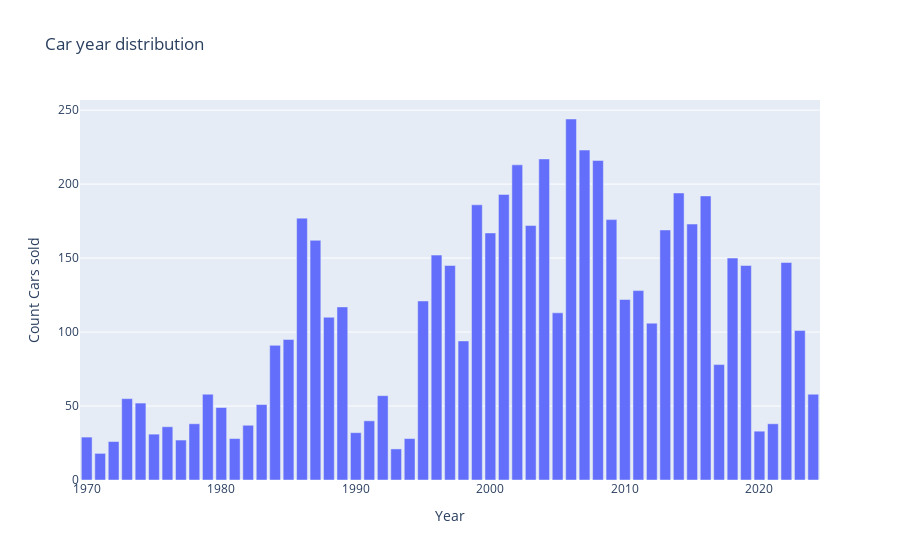

Notebook source saved alongside this figure:
### Code cell
#distribution of number of cars over the years
dic = {1970+i : sum(df['year']==1970+i) for i in range(55)}
x_dic = [1970 + i for i in range(55)]
y_dic = [dic[1970 + i] for i in range(55)]

# Plot
fig = go.Figure([go.Bar(x=x_dic, y=y_dic)])

fig.update_layout(title="Car year distribution",
                  xaxis_title="Year",
                  yaxis_title="Count Cars sold")


fig.show()

### Figure 1 — Plotly figure (JSON) as saved in the notebook; plotly's stock layout.template omitted (floating-point values rounded to 4 significant figures)
{"data": [{"type": "bar", "x": [1970, 1971, 1972, 1973, 1974, 1975, 1976, 1977, 1978, 1979, 1980, 1981, 1982, 1983, 1984, 1985, 1986, 1987, 1988, 1989, 1990, 1991, 1992, 1993, 1994, 1995, 1996, 1997, 1998, 1999, 2000, 2001, 2002, 2003, 2004, 2005, 2006, 2007, 2008, 2009, 2010, 2011, 2012, 2013, 2014, 2015, 2016, 2017, 2018, 2019, 2020, 2021, 2022, 2023, 2024], "y": [29, 18, 26, 55, 52, 31, 36, 27, 38, 58, 49, 28, 37, 51, 91, 95, 177, 162, 110, 117, 32, 40, 57, 21, 28, 121, 152, 145, 94, 186, 167, 193, 213, 172, 217, 113, 244, 223, 216, 176, 122, 128, 106, 169, 194, 173, 192, 78, 150, 145, 33, 38, 147, 101, 58]}], "layout": {"title": {"text": "Car year distribution"}, "xaxis": {"title": {"text": "Year"}}, "yaxis": {"title": {"text": "Count Cars sold"}}}}
